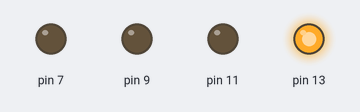
This sketch was run on a simulated Arduino Uno, built with avr-gcc and run on an emulated ATmega328P. Parts: output pins drawn as LEDs (lit = HIGH).

Above: at 0.1 s.
At 0.7 s:
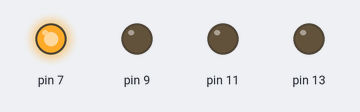
At 1.9 s:
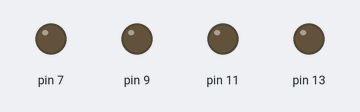
At 3.5 s:
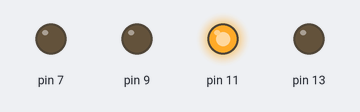
At 5.3 s:
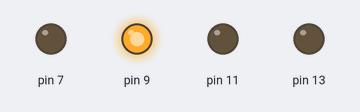
Timing chart, 0 to 5.6 s (numbered marks = the images above):
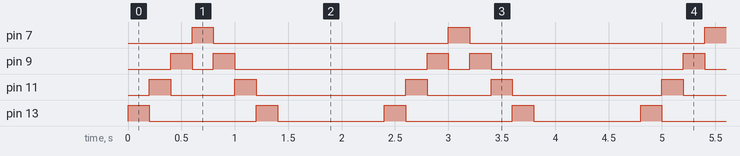

The sketch:

lesson_4.ino
```cpp
void setup() {
  // put your setup code here, to run once:
  pinMode(13,OUTPUT);
  pinMode(11,OUTPUT);
  pinMode(9,OUTPUT);
  pinMode(7,OUTPUT);
}

void loop() {
  // put your main code here, to run repeatedly:
  digitalWrite(13,HIGH);
   delay(200);
  digitalWrite(13,LOW);
  digitalWrite(11,HIGH);
   delay(200);
  digitalWrite(11,LOW);
  digitalWrite(9,HIGH);
   delay(200);
  digitalWrite(9,LOW);
  digitalWrite(7,HIGH);
   delay(200);
  digitalWrite(7,LOW);
  digitalWrite(9,HIGH);
   delay(200);
  digitalWrite(9,LOW);
  digitalWrite(11,HIGH);
   delay(200);
   digitalWrite(11,LOW);
  digitalWrite(13,HIGH);
   delay(200);
  digitalWrite(13,LOW);
   delay(1000);

}
```

Measured:
- by itself, pin 7: alternates HIGH for 0.20 s and LOW for 2.2 s
- by itself, pin 9: repeats every 2.4 s: LOW 0.20 s, HIGH 0.20 s, LOW 1.8 s, HIGH 0.20 s
- by itself, pin 11: repeats every 2.4 s: LOW 0.60 s, HIGH 0.20 s, LOW 1.4 s, HIGH 0.20 s
- by itself, pin 13: alternates HIGH for 0.20 s and LOW for 1.0 s
